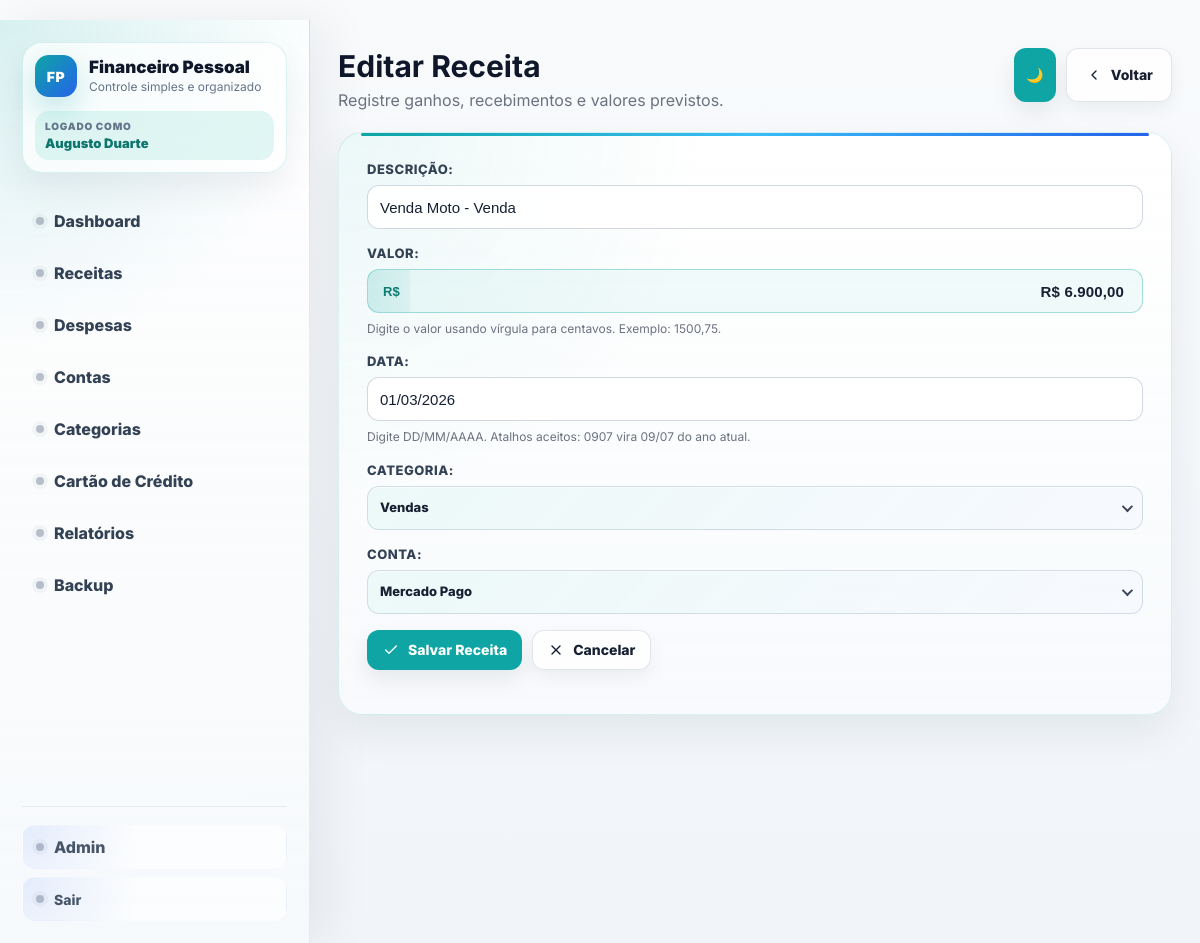
Page /receitas/39/editar/ (signed in) on the earlier database version.
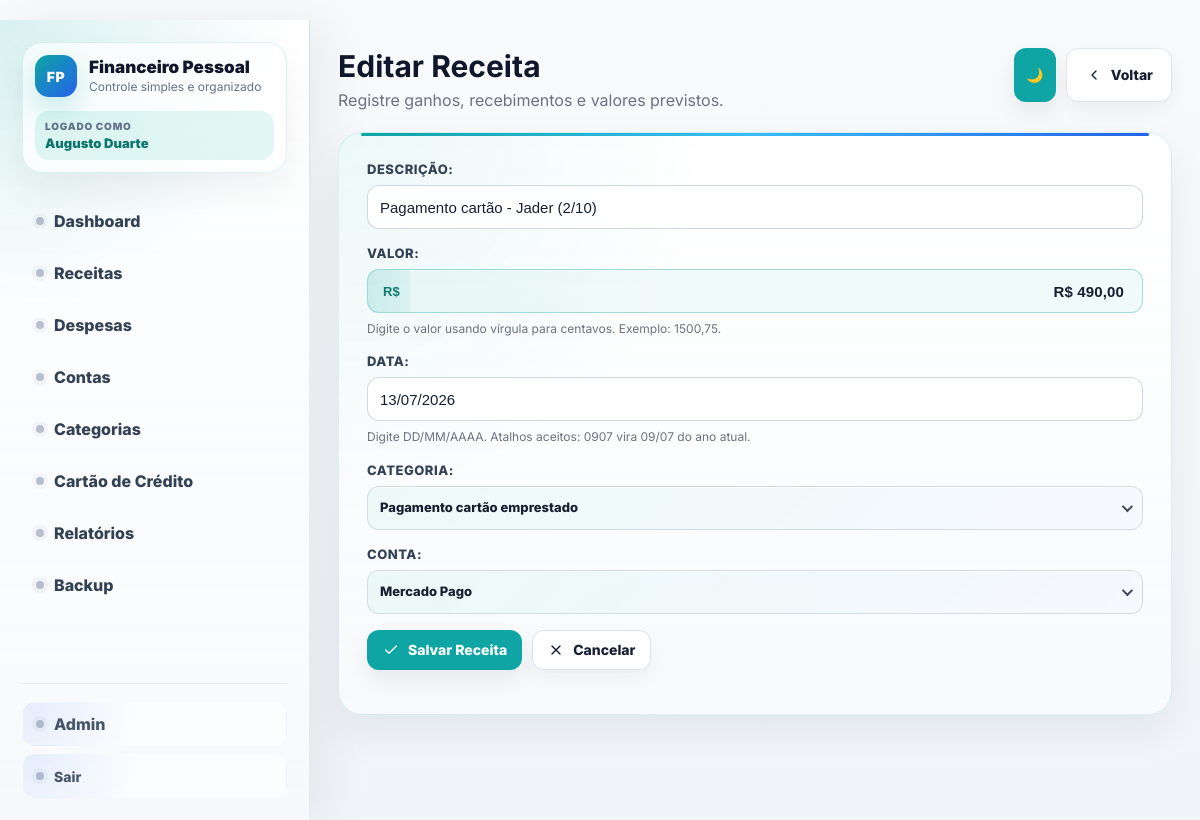
Same page on the later database version.
### financeiro/models.py (models this page shows, shortened)
class Receita(models.Model):
    usuario = models.ForeignKey(settings.AUTH_USER_MODEL, on_delete=models.CASCADE, related_name='receitas_financeiras')
    descricao = models.CharField('Descrição', max_length=150)
    valor = models.DecimalField(max_digits=12, decimal_places=2)
    data = models.DateField()
    categoria = models.ForeignKey(Categoria, on_delete=models.PROTECT)
    conta = models.ForeignKey(Conta, on_delete=models.PROTECT)
    recebido = models.BooleanField(default=False)
    class Meta:
        verbose_name = 'Receita'
        verbose_name_plural = 'Receitas'

### financeiro/views.py (the view)
# urls.py: path('receitas/<int:receita_id>/editar/', login_required(views.editar_receita), name='editar_receita'),
def editar_receita(request, receita_id):
    receita = get_object_or_404(Receita, id=receita_id, usuario=request.user)
    if request.method == 'POST':
        form = ReceitaForm(request.POST, instance=receita, user=request.user)
        if form.is_valid():
            form.save()
            return redirect('lista_receitas')
    else:
        form = ReceitaForm(instance=receita, user=request.user)
    contexto = {
        'form': form,
        'receita': receita,
    }
    return render(request, 'financeiro/form_receita.html', contexto)

### financeiro/models.py (called while the page is built)
    def __str__(self):
        return self.nome

    def __str__(self):
        return self.nome

### financeiro/templates/financeiro/form_receita.html (shortened to what this page needs)
{% extends 'financeiro/base.html' %}
{% block page_title %}{% if receita %}Editar Receita{% else %}Nova Receita{% endif %}{% endblock %}
{% block page_subtitle %}Registre ganhos, recebimentos e valores previstos.{% endblock %}
{% block page_actions %}
    <a href="/receitas/" class="btn btn-light"><span class="btn-icon"><svg viewBox="0 0 24 24" stroke-width="2" stroke-linecap="round" stroke-linejoin="round"><path d="M15 18l-6-6 6-6"></path></svg></span>Voltar</a>
{% endblock %}
{% block content %}
<section class="form-card">
    <form method="post">
        {{ form.as_p }}
        <div class="actions">
            <button type="submit" class="btn btn-success"><span class="btn-icon"><svg viewBox="0 0 24 24" stroke-width="2" stroke-linecap="round" stroke-linejoin="round"><path d="M20 6L9 17l-5-5"></path></svg></span>Salvar Receita</button>
            <a href="/receitas/" class="btn btn-light"><span class="btn-icon"><svg viewBox="0 0 24 24" stroke-width="2" stroke-linecap="round" stroke-linejoin="round"><path d="M18 6L6 18"></path><path d="M6 6l12 12"></path></svg></span>Cancelar</a>
        </div>
    </form>
</section>
{% endblock %}

Differences in the rows shown:
changed Receita: descricao "Venda Moto - Venda" → "Pagamento cartão - Jader (2/10)"; valor "R$ 6.900,00" → "R$ 490,00"; data "01/03/2026" → "13/07/2026"
Other differences:
text no longer shown: "DESCRIÇÃO: VALOR: Digite o valor usando vírgula para centavos. Exemplo: 1500,75. DATA: Digite DD/MM/AAAA. Atalhos aceitos: 0907 vira 09/07 do ano atual. Vendas CATEGORIA: Mercado Pago CONTA:"
text now shown: "DESCRIÇÃO: VALOR: Digite o valor usando vírgula para centavos. Exemplo: 1500,75. DATA: Digite DD/MM/AAAA. Atalhos aceitos: 0907 vira 09/07 do ano atual. Pagamento cartão emprestado CATEGORIA: Mercado Pago CONTA:"
